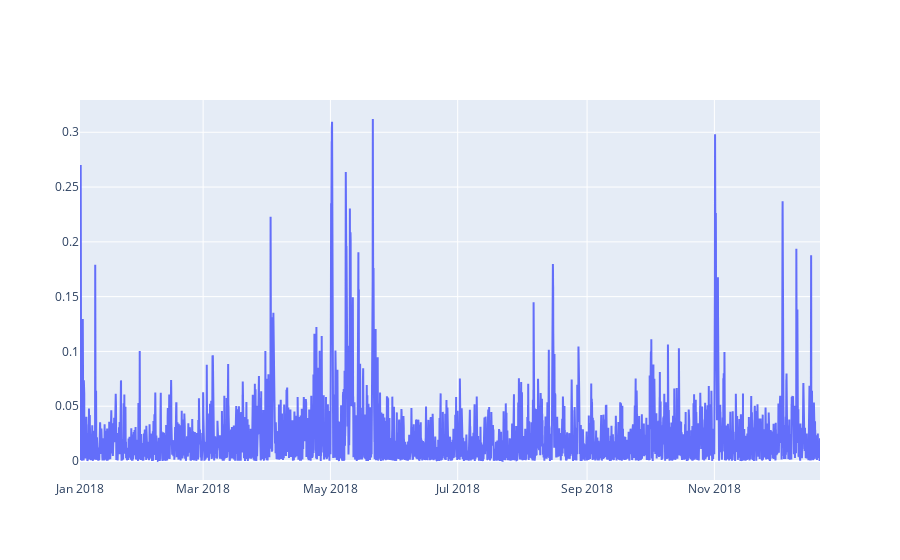

Notebook code cell kept with this figure:
### Markdown cell above
Pour inspecter dynamiquement des visualisations, la librairie plotly se révèle très utile.
Ci-dessous vous pouvez identifier les jours et heures qui présentent les erreurs les plus importantes pour ensuite imaginer ce qui a pu pêcher.

### Code cell
iplot([{"x": y_test_full['ds'], "y": relative_error_on_test}])

### Figure 1 — Plotly figure (JSON) as saved in the notebook; plotly's stock layout.template omitted (floating-point values rounded to 4 significant figures; data arrays with more than 128 entries replaced by an {"elided": "..."} marker saying what was removed)
{"data": [{"type": "scatter", "x": {"elided": "8512 str values"}, "y": {"elided": "8512 float values"}}], "layout": {}}
